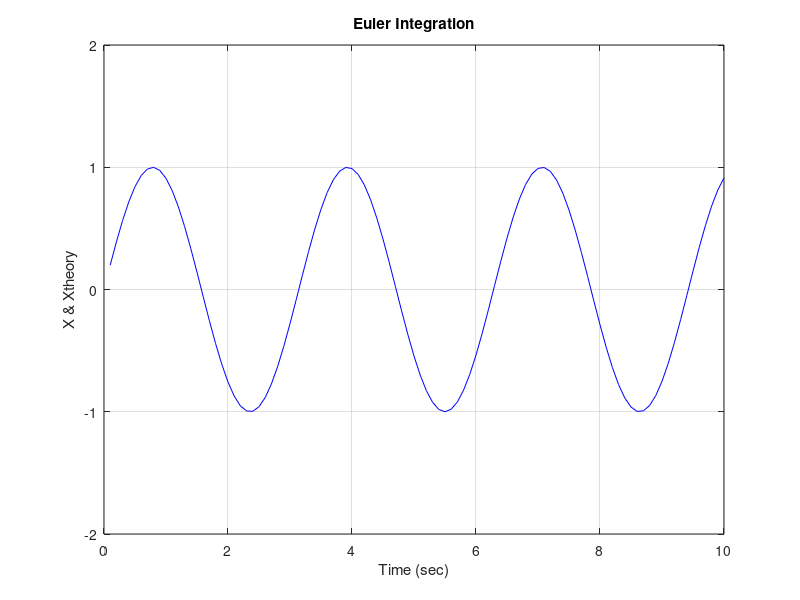

The MATLAB script that drew this image:
% XXXXXXXXXXXXXXXXXXXXXXXXXXXXXXXXXXXXXXXXXXXXXXXXXXXXXXXXXXX
% GNC Software Collection
% Author:   Steven Anderson
% Created:  JUL 2022
% Credit:   Tactical & Strategic Missile Guidance: An
%           Introduction, 7th Ed., Paul Zarchan
% Brief:    Listing 1.1
%           Simulation of 2nd order differential equation using
%           Euler numerical integration
% XXXXXXXXXXXXXXXXXXXXXXXXXXXXXXXXXXXXXXXXXXXXXXXXXXXXXXXXXXX

clear all; close all;

% initialization
count = 0;
w = 2;      % natural frequency
t = 0;
s = 0;
X = 0;
Xd = w;
h = 0.01;   % integration time step

% Euler Integration
while t <= 10
  s = s + h;
  Xdd = -w*w*X;     % linear 2nd order diffeq
  Xd = Xd + h*Xdd;
  X = X + h*Xd;
  t = t + h;
  if s >= 0.09999
    s = 0;
    Xtheory = sin(w*t);
    count = count + 1;
    arrayT(count) = t;
    arrayX(count) = X;
    arrayXtheory(count) = Xtheory;
  endif
endwhile

%% Plotting
figure
plot(arrayT, arrayX, 'r')
plot(arrayT,arrayXtheory, 'b')
grid on
title 'Euler Integration'
xlabel 'Time (sec)'
ylabel 'X & Xtheory'
axis([0 10 -2 2])


